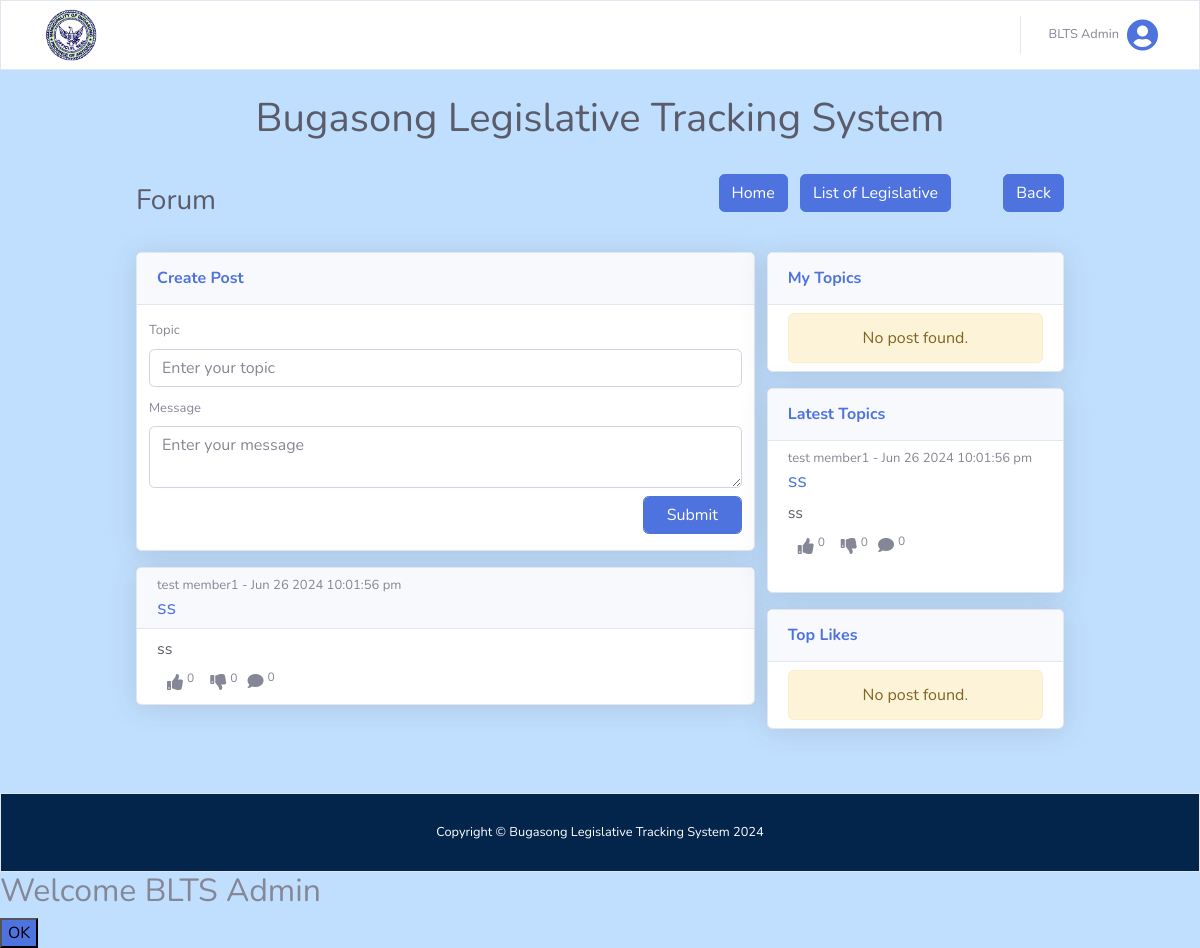
Before: /views/citizen_forum.php (signed in) with the older database file.
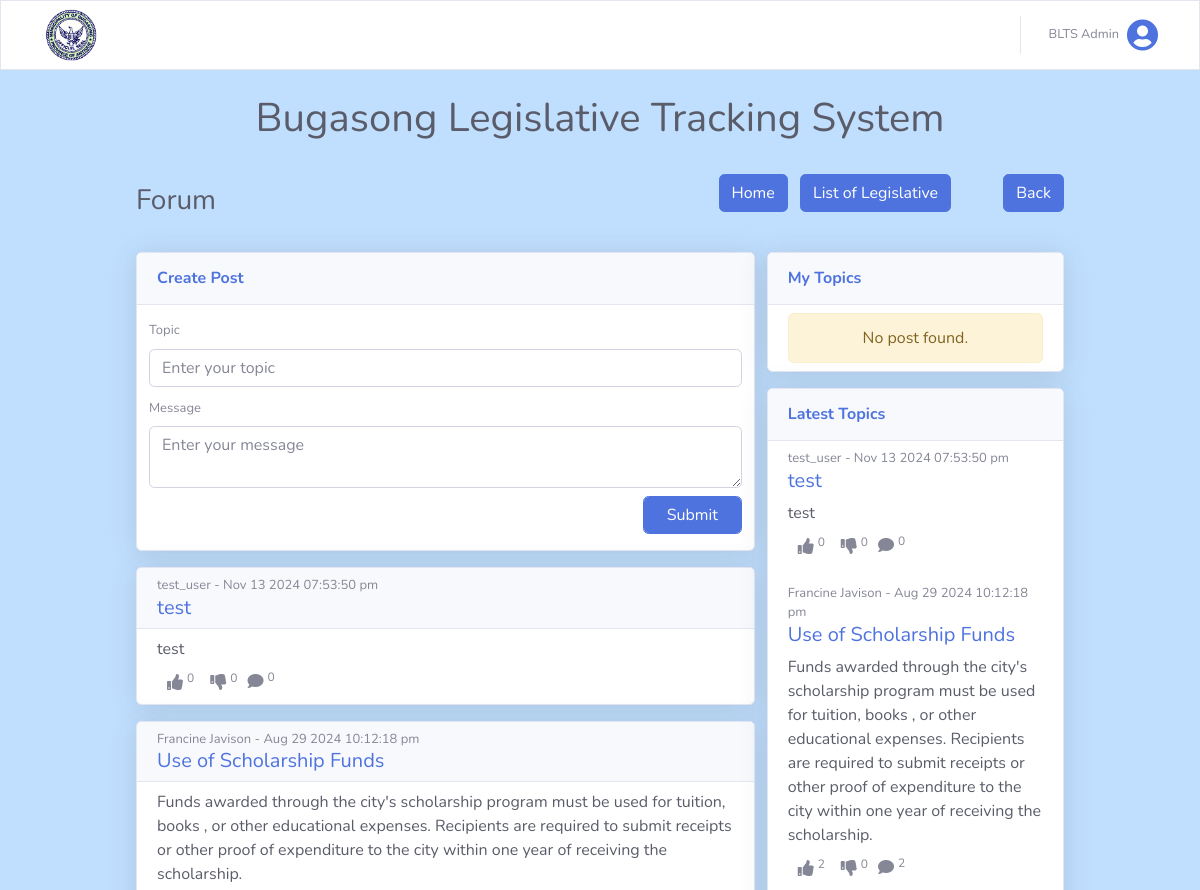
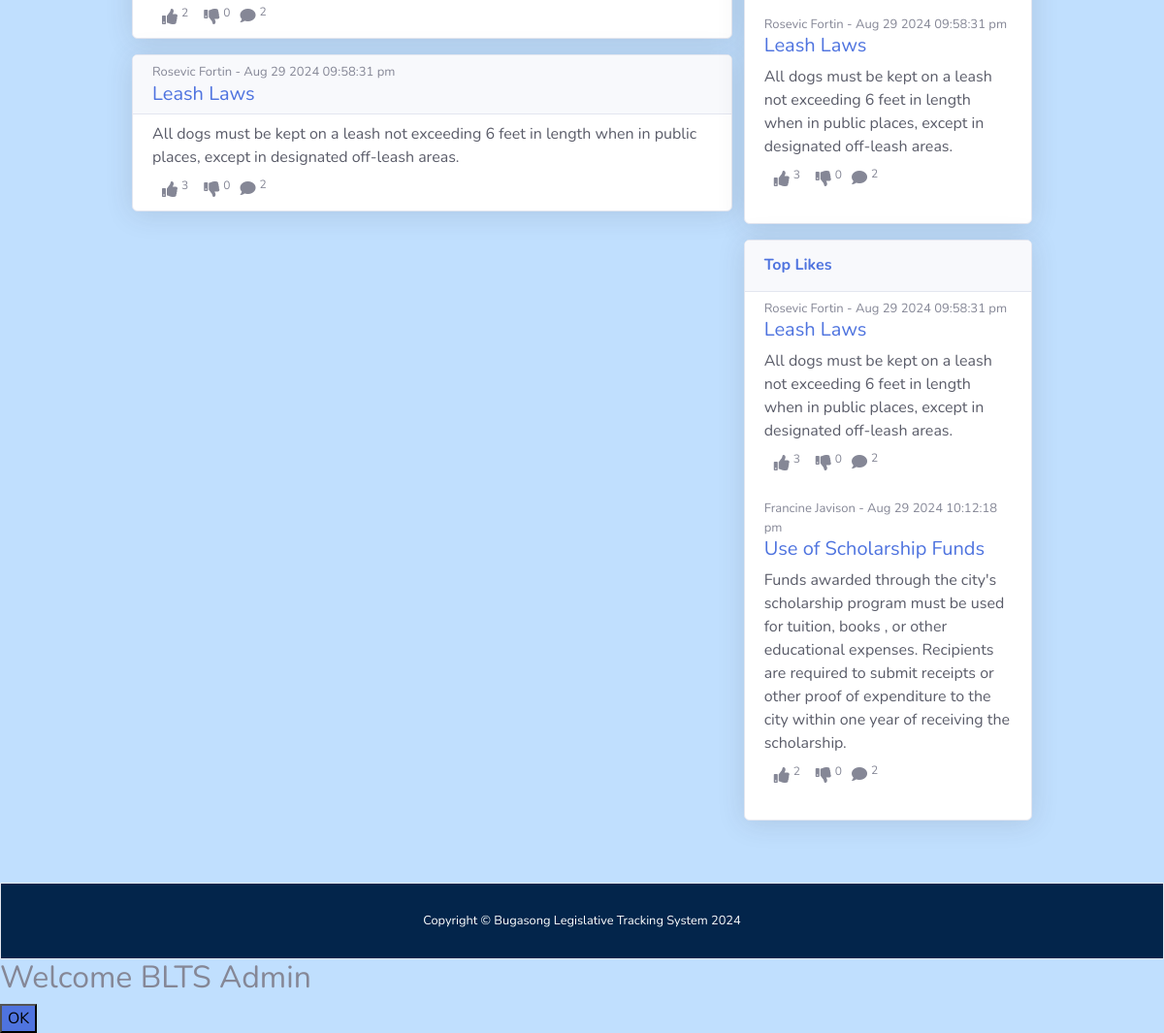
After: the same page with the newer database file (2 pictures, top to bottom).
### tables this page shows
CREATE TABLE `posts` (
  `post_id` int(255) NOT NULL,
  `user_id` int(255) NOT NULL,
  `topic` longtext NOT NULL,
  `message` longtext NOT NULL,
  `status` int(255) NOT NULL DEFAULT 0,
  `reason` varchar(255) DEFAULT NULL,
  `date_added` datetime(6) NOT NULL DEFAULT current_timestamp(6)
);

CREATE TABLE `users` (
  `user_id` int(255) NOT NULL,
  `name` varchar(255) NOT NULL,
  `email` varchar(255) NOT NULL,
  `username` varchar(255) NOT NULL,
  `password` varchar(255) NOT NULL,
  `status` int(255) NOT NULL DEFAULT 0,
  `user_type` varchar(255) NOT NULL DEFAULT 'citizen',
  `date_added` datetime NOT NULL DEFAULT current_timestamp()
);

### views/citizen_forum.php (the view, shortened to what the changed rows need)
<?php
@include('citizen_header.php');
?>
<div class="d-flex flex-column mt-4 mx-auto col-10" style="width: 100%;">
    <div id="content">
        <div class="container-fluid">
            <div class="d-sm-flex align-items-center justify-content-between mb-4">
                <h1 class="h3 mb-0 text-gray-800">Forum</h1>
            </div>
            <div class="container-fluid p-0 d-flex flex-row">
                <div class="col-12 col-sm-8 p-0">
                    <div class="forum-post col-12 p-0">
                        <?php
                        $keyword = isset($_GET['search']) ? $_GET['search'] : '';
                        $posts = !empty($keyword) ? searchPost($keyword) : getAllPostRand();
                        ?>
                        <?php if (empty($posts)) : ?>
                            <div class="d-flex justify-content-center">
                                <div class="alert alert-warning" role="alert">
                                    No post found.
                                </div>
                            </div>
                        <?php else : ?>
                            <?php foreach ($posts as $post) : ?>
                                <div class="forum" id="post-list">
                                    <div class="card shadow mb-3">
                                        <div class="card-header pt-2 pb-0 forum-topic">
                                            <div class="d-flex flex-column">
                                                <span class="user" style="font-size: 13px;">
                                                    <?php foreach (getPostUser($post['post_id']) as $user) : echo $user['name'];
                                                    endforeach; ?> - <?php echo date('M d Y h:i:s a', strtotime($post['date_added'])); ?>
                                                </span>
                                                <a href="view_post.php?post_id=<?php echo $post['post_id']; ?>" class="citizen-view-post">
                                                    <h5 class="topic text-primary"><?php echo $post['topic']; ?></h5>
                                                </a>
                                            </div>
                                        </div>
                                        <div class="card-body py-2 forum-message">
                                            <div class="message mb-2 text-gray-800"><?php echo $post['message']; ?></div>
                                            <div class="feedback">
                                                <div class="d-flex">
                                                    <?php
                                                    $likeClass = userLikedPost($post['post_id'], user_id()) ? 'text-primary' : 'text-secondary';
                                                    $dislikeClass = userDislikedPost($post['post_id'], user_id()) ? 'text-danger' : 'text-secondary';
                                                    ?>
                                                    <button class="react-button <?php echo $likeClass; ?>" type="button" onclick="submitReaction(<?php echo $post['post_id']; ?>, <?php echo user_id(); ?>, 'liked')">
                                                        <span><i class="fas fa-thumbs-up m-1"></i><sup class="like-count-<?php echo $post['post_id']; ?>"><?php echo countReaction($post['post_id'], 'liked') ?></sup></span>
                                                    </button>
                                                    <button class="react-button <?php echo $dislikeClass; ?>" type="button" onclick="submitReaction(<?php echo $post['post_id']; ?>, <?php echo user_id(); ?>, 'disliked')">
                                                        <span><i class="fas fa-thumbs-down m-1"></i><sup class="dislike-count-<?php echo $post['post_id']; ?>"><?php echo countReaction($post['post_id'], 'disliked') ?></sup></span>
                                                    </button>
                                                    <a href="view_post.php?post_id=<?php echo $post['post_id']; ?>" class="citizen-view-post">
                                                        <span><i class="fas fa-comment m-1"></i><sup class="count-comment"><?php echo countPostComments($post['post_id']); ?></sup></span>
                                                    </a>
                                                </div>
                                            </div>
                                        </div>
                                    </div>
                                </div>
                            <?php endforeach; ?>
                        <?php endif; ?>
                    </div>
                </div>
                <div class="sidebar-container column col-12 col-sm-4 p-0 d-none d-sm-block">
                    <div class="col-12 p-0">
                        <div class="sidebar-forum col-12 pr-0">
                            <div class="card shadow mb-3">
                                <div class="card-body py-2 forum-message">
                                    <?php foreach (getAllPostDesc(5) as $post) : ?>
                                        <div class="d-flex flex-column">
                                            <span class="user" style="font-size: 13px;">
                                                <?php foreach (getPostUser($post['post_id']) as $user) : echo $user['name'];
                                                endforeach; ?>
                                                - <?php echo date('M d Y h:i:s a', strtotime($post['date_added'])); ?>
                                            </span>
                                            <a href="view_post.php?post_id=<?php echo $post['post_id']; ?>" class="citizen-view-post">
                                                <h5 class="topic text-primary"><?php echo $post['topic']; ?></h5>
                                            </a>
                                        </div>
                                        <div class="message mb-2 text-gray-800"><?php echo $post['message']; ?></div>
                                        <div class="feedback mb-4">
                                            <div class="d-flex">
                                                <?php
                                                $likeClass = userLikedPost($post['post_id'], user_id()) ? 'text-primary' : 'text-secondary';
                                                $dislikeClass = userDislikedPost($post['post_id'], user_id()) ? 'text-danger' : 'text-secondary';
                                                ?>
                                                <button class="react-button <?php echo $likeClass; ?>" type="button" onclick="submitReaction(<?php echo $post['post_id']; ?>, <?php echo user_id(); ?>, 'liked')">
                                                    <span><i class="fas fa-thumbs-up m-1"></i><sup class="like-count-<?php echo $post['post_id']; ?>"><?php echo countReaction($post['post_id'], 'liked') ?></sup></span>
                                                </button>
                                                <button class="react-button <?php echo $dislikeClass; ?>" type="button" onclick="submitReaction(<?php echo $post['post_id']; ?>, <?php echo user_id(); ?>, 'disliked')">
                                                    <span><i class="fas fa-thumbs-down m-1"></i><sup class="dislike-count-<?php echo $post['post_id']; ?>"><?php echo countReaction($post['post_id'], 'disliked') ?></sup></span>
                                                </button>
                                                <a href="view_post.php?post_id=<?php echo $post['post_id']; ?>" class="citizen-view-post">
                                                    <span><i class="fas fa-comment m-1"></i><sup class="count-comment"><?php echo countPostComments($post['post_id']); ?></sup></span>
                                                </a>
                                            </div>
                                        </div>
                                    <?php endforeach; ?>
                                </div>
                            </div>
                        </div>
                    </div>
                    <div class="col-12 p-0">
                        <div class="sidebar-forum col-12 pr-0">
                            <div class="card shadow mb-3">
                                <div class="card-body py-2 forum-message">
                                    <?php if (empty(getTopLikes(5))) : ?>
                                        <div class="alert alert-warning m-0 text-center" role="alert">
                                            No post found.
                                        </div>
                                    <?php endif; ?>
                                    <?php foreach (getTopLikes(5) as $post) : ?>
                                        <div class="d-flex flex-column">
                                            <span class="user" style="font-size: 13px;">
                                                <?php foreach (getPostUser($post['post_id']) as $user) : echo $user['name'];
                                                endforeach; ?>
                                                - <?php echo date('M d Y h:i:s a', strtotime($post['date_added'])); ?>
                                            </span>
                                            <a href="view_post.php?post_id=<?php echo $post['post_id']; ?>" class="citizen-view-post">
                                                <h5 class="topic text-primary"><?php echo $post['topic']; ?></h5>
                                            </a>
                                        </div>
                                        <div class="message mb-2 text-gray-800"><?php echo $post['message']; ?></div>
                                        <div class="feedback mb-4">
                                            <div class="d-flex">
                                                <?php
                                                $likeClass = userLikedPost($post['post_id'], user_id()) ? 'text-primary' : 'text-secondary';
                                                $dislikeClass = userDislikedPost($post['post_id'], user_id()) ? 'text-danger' : 'text-secondary';
                                                ?>
                                                <button class="react-button <?php echo $likeClass; ?>" type="button" onclick="submitReaction(<?php echo $post['post_id']; ?>, <?php echo user_id(); ?>, 'liked')">
                                                    <span><i class="fas fa-thumbs-up m-1"></i><sup class="like-count-<?php echo $post['post_id']; ?>"><?php echo countReaction($post['post_id'], 'liked') ?></sup></span>
                                                </button>
                                                <button class="react-button <?php echo $dislikeClass; ?>" type="button" onclick="submitReaction(<?php echo $post['post_id']; ?>, <?php echo user_id(); ?>, 'disliked')">
                                                    <span><i class="fas fa-thumbs-down m-1"></i><sup class="dislike-count-<?php echo $post['post_id']; ?>"><?php echo countReaction($post['post_id'], 'disliked') ?></sup></span>
                                                </button>
                                                <a href="view_post.php?post_id=<?php echo $post['post_id']; ?>" class="citizen-view-post">
                                                    <span><i class="fas fa-comment m-1"></i><sup class="count-comment"><?php echo countPostComments($post['post_id']); ?></sup></span>
                                                </a>
                                            </div>
                                        </div>
                                    <?php endforeach; ?>
                                </div>
                            </div>
                        </div>
                    </div>
                </div>
            </div>
        </div>
    </div>
</div>
<?php
@include('citizen_footer.php');
?>

Changed rows visible on the page:
removed posts: user.name "test member1", date_added "Jun 26 2024 10:01:56 pm", topic "ss", message "ss", post_id "0"
added posts: user.name "test_user", date_added "Nov 13 2024 07:53:50 pm", topic "test", message "test", post_id "0"
added posts: user.name "Francine Javison", date_added "Aug 29 2024 10:12:18 pm", topic "Use of Scholarship Funds", message "Funds awarded through the city's scholarship program must be used for tuition, books , or other educational expenses. Recipients are required to submit receipts or other proof of expenditure to the city within one year of receiving the scholarship.", post_id "2", post_id "0"
added posts: user.name "Rosevic Fortin", date_added "Aug 29 2024 09:58:31 pm", topic "Leash Laws", message "All dogs must be kept on a leash not exceeding 6 feet in length when in public places, except in designated off-leash areas.", post_id "3", post_id "0", post_id "2"
Other visible differences:
text no longer shown: "No post found."
